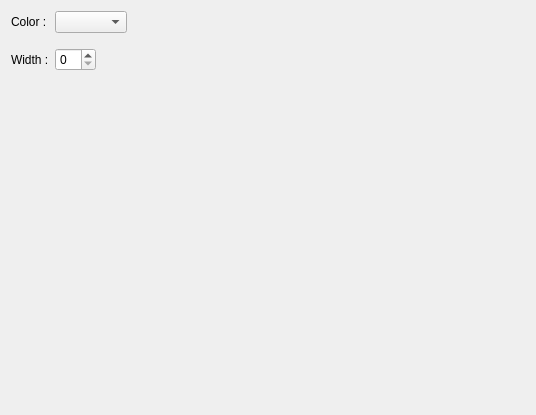
<?xml version="1.0" encoding="UTF-8"?>
<ui version="4.0">
 <class>AppareanceSettings</class>
 <widget class="QWidget" name="AppareanceSettings">
  <property name="geometry">
   <rect>
    <x>0</x>
    <y>0</y>
    <width>536</width>
    <height>415</height>
   </rect>
  </property>
  <property name="baseSize">
   <size>
    <width>650</width>
    <height>400</height>
   </size>
  </property>
  <property name="windowTitle">
   <string>Form</string>
  </property>
  <layout class="QFormLayout" name="formLayout">
   <property name="fieldGrowthPolicy">
    <enum>QFormLayout::ExpandingFieldsGrow</enum>
   </property>
   <item row="0" column="0">
    <widget class="QLabel" name="label">
     <property name="text">
      <string>Color :</string>
     </property>
    </widget>
   </item>
   <item row="0" column="1">
    <widget class="KColorCombo" name="kcfg_colorItem">
     <property name="enabled">
      <bool>true</bool>
     </property>
    </widget>
   </item>
   <item row="1" column="1">
    <widget class="Line" name="line">
     <property name="orientation">
      <enum>Qt::Horizontal</enum>
     </property>
    </widget>
   </item>
   <item row="2" column="0">
    <widget class="QLabel" name="label_2">
     <property name="text">
      <string>Width :</string>
     </property>
    </widget>
   </item>
   <item row="2" column="1">
    <widget class="KIntSpinBox" name="kcfg_widthNote">
     <property name="singleStep">
      <number>10</number>
     </property>
    </widget>
   </item>
  </layout>
 </widget>
 <customwidgets>
  <customwidget>
   <class>KIntSpinBox</class>
   <extends>QSpinBox</extends>
   <header>knuminput.h</header>
  </customwidget>
  <customwidget>
   <class>KColorCombo</class>
   <extends>QComboBox</extends>
   <header>kcolorcombo.h</header>
  </customwidget>
 </customwidgets>
 <resources/>
 <connections/>
</ui>
